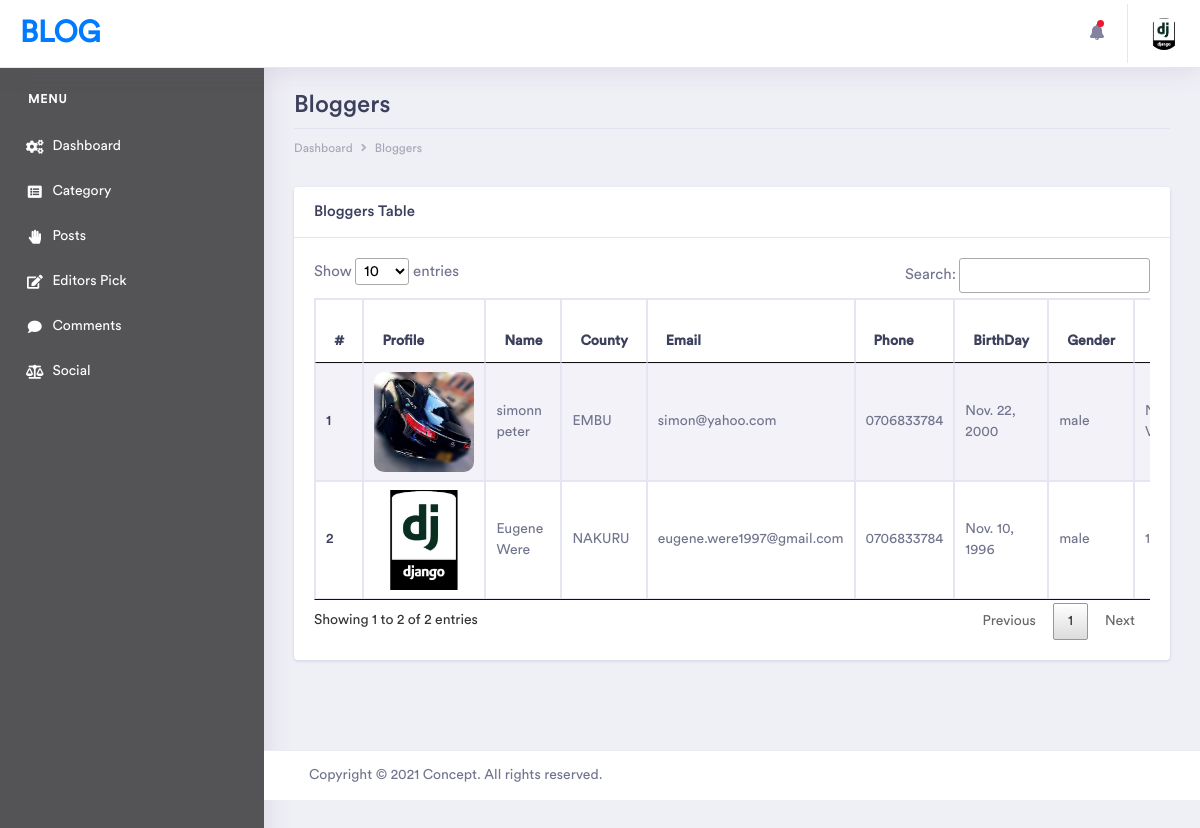
Before: /brianadmin/bloggers/ (signed in) with the older database file.
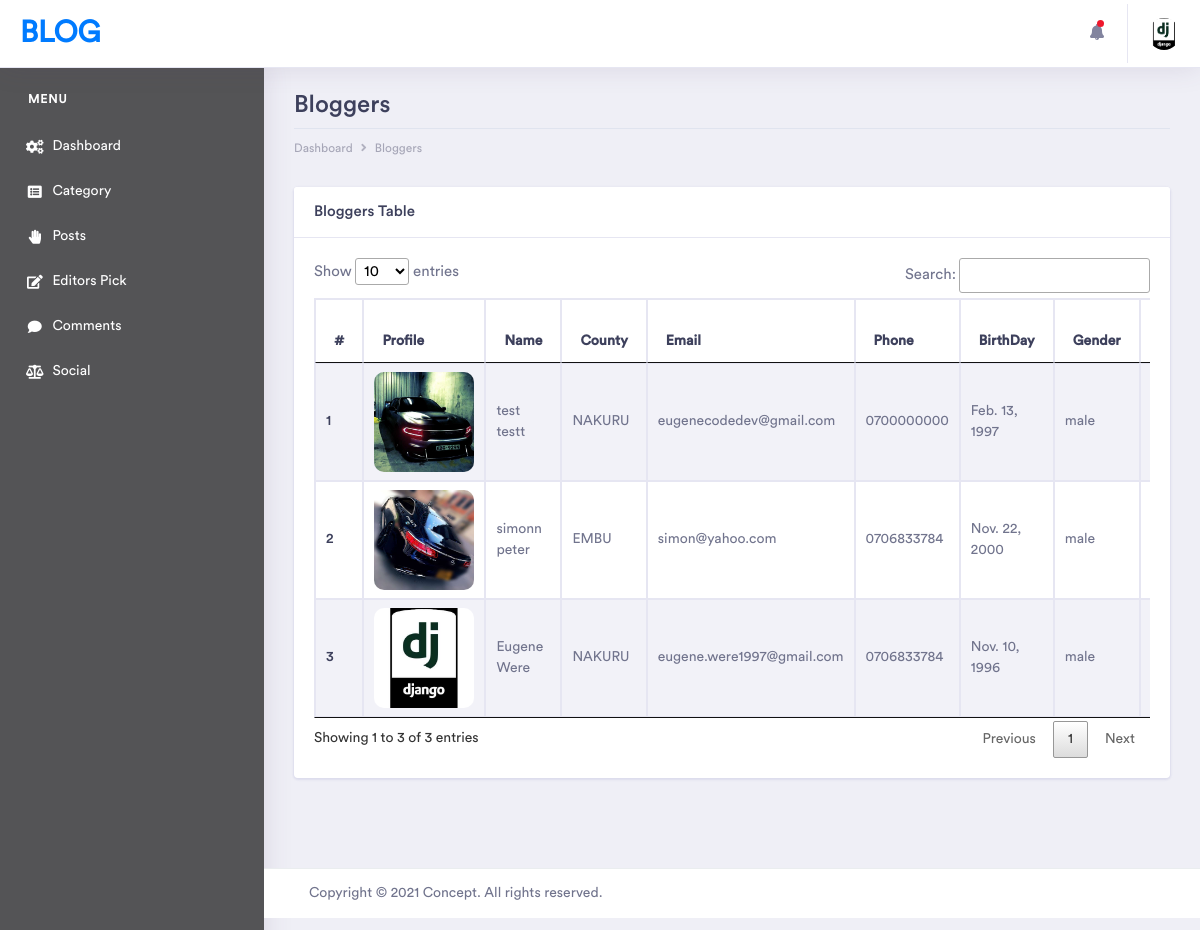
After: the same page with the newer database file.
### blogbackapp/models.py (models this page shows, shortened)
class Blogger(get_user_model()):
    profile_image = models.ImageField(max_length=200, upload_to='bloggers-images', null=True, blank=True)
    county = models.ForeignKey(County, on_delete=models.SET_NULL, null=True)
    gender = models.CharField(max_length=100, null=True, blank=True)
    GROUP_STATUS = {
        ('BLOGGER', 'Blogger'),
        ('VIEWER', 'Viewer'),
    }
    group_status = models.CharField(choices=GROUP_STATUS, default='VIEWER', max_length=200, null=True, blank=True)
    ACTIVE_STATUS = {
        ('ACTIVATE', 'Activate'),
        ('DEACTIVATE', 'Deactivate'),
    }
    is_user_active = models.CharField(choices=ACTIVE_STATUS, default='ACTIVATE', max_length=200, null=True, blank=True)
    phone_number = models.CharField(max_length=20, null=True, blank=True)
    date_of_birth = models.DateField(default=datetime.datetime.now)
    created_at = models.DateTimeField(auto_now_add=True)
    updated_at = models.DateTimeField(auto_now=True)
    biography = models.TextField()
    class Meta:
        verbose_name = 'Blogger'
        verbose_name_plural = 'Bloggers'
    @property
    def postcount(self):
        return Post.objects.filter(blogger_id=self.id, post_verify='ACTIVE').count()

class County(models.Model):
    county_number = models.IntegerField(null=False, blank=False)
    county = models.CharField(max_length=200, null=False, blank=False)
    created_at = models.DateTimeField(auto_now_add=True)
    updated_at = models.DateTimeField(auto_now=True)

### blogbackapp/views.py (the view)
# urls.py: path('bloggers/', views.bloggers, name='bloggers'),
@login_required
def bloggers(request):
    context = {
        'bloggers': Blogger.objects.order_by("-created_at").all()
    }
    return render(request, 'back/bloggers.html', context)

### blogfrontapp/templatetags/templatetag.py (called while the page is built)
@register.filter("getbloggerComments")
def getbloggerComments(request):
    blogger = Blogger.objects.filter(user_ptr_id=request.user.id).first()
    return Comment.objects.filter(blogger=blogger).order_by('-created_at')

@register.filter("getbloggerimage")
def getbloggerimage(request):
    blogerr_img = Blogger.objects.filter(user_ptr_id=request.user.id).first()
    return blogerr_img.profile_image.url

### blogbackapp/templates/back/bloggers.html (shortened to what this page needs)
{% extends 'back/layout.html' %}
{% load static %}
{% load humanize %}
{% block content %}
    <div class="dashboard-wrapper">
            <div class="container-fluid dashboard-content">
                <div class="row">
                    <div class="col-xl-12 col-lg-12 col-md-12 col-sm-12 col-12">
                        <div class="page-header">
                            <h2 class="pageheader-title">Bloggers </h2>
                            <div class="page-breadcrumb">
                                <nav aria-label="breadcrumb">
                                    <ol class="breadcrumb">
                                        <li class="breadcrumb-item"><a href="{% url 'BLOGBACK:home' %}" class="breadcrumb-link">Dashboard</a></li>
                                        <li class="breadcrumb-item"><a href="#" class="breadcrumb-link">Bloggers</a></li>
                                    </ol>
                                </nav>
                            </div>
                        </div>
                    </div>
                </div>
                    <div class="row">
                        <div class="col-xl-12 col-lg-12 col-md-12 col-sm-12 col-12">
                           <div class="card">
                            <h5 class="card-header">Bloggers Table</h5>
                            <div class="card-body">
                                <div class="table-responsive">
                                    <table id="myTable" class="table table-striped table-bordered first">
                                        <thead>
                                            <tr>
                                                <th scope="col">#</th>
                                                <th scope="col">Profile</th>
                                                <th scope="col">Name</th>
                                                <th scope="col">County</th>
                                                <th scope="col">Email</th>
                                                <th scope="col">Phone</th>
                                                <th scope="col">BirthDay</th>
                                                <th scope="col">Gender</th>
                                                <th scope="col">PostCount</th>
                                            </tr>
                                        </thead>
                                        <tbody>
                                            {% for blogger in bloggers %}
                                            <tr>
                                                <th scope="row">{{forloop.counter}}</th>
                                                <td><img style="width: 100px; height: 100px; overflow: hidden; border-radius: 10px;" src="{{ blogger.profile_image.url }}" alt=""></td>
                                                <td>{{blogger.first_name}} {{blogger.last_name}}</td>
                                                <td>{{blogger.county.county }}</td>
                                                <td><a href="mailto:{{blogger.email }}">{{blogger.email }}</a></td>
                                                <td><a href="tel:{{blogger.phone_number }}">{{blogger.phone_number }}</a></td>
                                                <td>{{blogger.date_of_birth }}</td>
                                                <td>{{blogger.gender }}</td>
                                                <td>
                                                </td>
                                            </tr>
                                            {% endfor %}
                                        </tbody>
                                    </table>
                                </div>
                            </div>
                        </div>
                        </div>
                    </div>
            </div>
             <div class="footer">
                <div class="container-fluid">
                    <div class="row">
                        <div class="col-xl-12 col-lg-12 col-md-12 col-sm-12 col-12">
                             Copyright ©
                            <script>var c = new Date(); document.write(c.getFullYear())</script> Concept. All rights reserved.
                        </div>
                    </div>
                </div>
            </div>
        </div>
{% endblock content %}

### blogbackapp/templates/back/layout.html (shortened to what this page needs)
<!doctype html>
<html lang="en">
{% load static %}
{% load templatetag %}
{% load humanize %}
<head>
    <link rel="stylesheet" href="{% static 'back/assets/vendor/bootstrap/css/bootstrap.min.css' %}">
    <link href="{% static 'back/assets/vendor/fonts/circular-std/style.css' %}" rel="stylesheet">
    <link rel="stylesheet" href="{% static 'back/assets/libs/css/style.css' %}">
    <link rel="stylesheet" href="{% static 'back/assets/vendor/fonts/fontawesome/css/fontawesome-all.css' %}">
    <link rel="stylesheet" href="{% static 'back/assets/vendor/charts/chartist-bundle/chartist.css' %}">
    <link rel="stylesheet" href="{% static 'back/assets/vendor/charts/morris-bundle/morris.css' %}">
    <link rel="stylesheet" href="{% static 'back/assets/vendor/fonts/material-design-iconic-font/css/materialdesignicons.min.css' %}">
    <link rel="stylesheet" href="{% static 'back/assets/vendor/charts/c3charts/c3.css' %}">
    <link rel="stylesheet" href="{% static 'back/assets/vendor/fonts/flag-icon-css/flag-icon.min.css' %}">
    <link rel="stylesheet" href="{% static 'back/dtables.css' %}">
    <link rel="stylesheet" href="{% static 'back/assets/vendor/bootstrap-select/css/bootstrap-select.css' %}">
    <link rel="stylesheet" href="{% static 'back/assets/vendor/select2/css/select2.css' %}">
</head>
<body>
    <div class="dashboard-main-wrapper">
        <div class="dashboard-header">
            <nav class="navbar navbar-expand-lg bg-white fixed-top">
                <a class="navbar-brand" href="index.html">Blog</a>
                <div class="collapse navbar-collapse " id="navbarSupportedContent">
                    <ul class="navbar-nav ml-auto navbar-right-top">
                        <li class="nav-item dropdown notification">
                            <a class="nav-link nav-icons" href="#" id="navbarDropdownMenuLink1" data-toggle="dropdown" aria-haspopup="true" aria-expanded="false"><i class="fas fa-fw fa-bell"></i> <span class="indicator"></span></a>
                        </li>
                        <li class="nav-item dropdown nav-user">
                            <a class="nav-link nav-user-img" href="#" id="navbarDropdownMenuLink2" data-toggle="dropdown" aria-haspopup="true" aria-expanded="false">
                                {% if request.user.is_superuser %}
                                    <img src="../../../static/back/assets/images/avatar-1.jpg" alt="" class="user-avatar-md rounded-circle">
                                {% else %}
                                    <img src="{{ request|getbloggerimage }}" alt="" class="user-avatar-md rounded-circle">
                                {% endif %}
                            </a>
                        </li>
                    </ul>
                </div>
            </nav>
        </div>
        <div class="nav-left-sidebar sidebar-dark">
            <div class="menu-list">
                <nav class="navbar navbar-expand-lg navbar-light">
                    <div class="collapse navbar-collapse" id="navbarNav">
                        <ul class="navbar-nav flex-column">
                            <li class="nav-divider">
                                Menu
                            </li>
                            <li class="nav-item ">
                                <a class="nav-link " href="{% url 'BLOGBACK:home' %}" ><i class="fa fa-fw fa-cogs"></i>Dashboard <span class="badge badge-success">6</span></a>
                            </li>
                                <li class="nav-item">
                                    <a class="nav-link" href="{% url 'BLOGBACK:category' %}" ><i class="fa fa-fw fa-list-alt"></i>Category</a>
                                </li>
                            <li class="nav-item">
                                <a class="nav-link" href="{% url 'BLOGBACK:posts' %}" ><i class="fas fa-fw fa-hand-paper"></i>Posts</a>
                            </li>
                            <li class="nav-item">
                                    <a class="nav-link" href="{% url 'BLOGBACK:edutorial_pick' %}" ><i class="fas fa-fw fa-edit"></i>Editors Pick</a>
                                </li>
                            <li class="nav-item">
                                <a class="nav-link" href="{% url 'BLOGBACK:comments' %}" ><i class="fas fa-fw fa-comment"></i>Comments</a>
                            </li>
                            <li class="nav-item">
                                <a class="nav-link" href="{% url 'BLOGBACK:social' %}" ><i class="fa fa-fw fa-balance-scale"></i>Social</a>
                            </li>
                        </ul>
                    </div>
                </nav>
            </div>
        </div>
        {% block content %}
        {% endblock content %}
    </div>
    {% load sweetify %}
</body>
</html>

### static/back/dtables.css (style rules this page uses)
table.dataTable { width:100%;margin:0 auto;clear:both;border-collapse:separate;border-spacing:0 }
table.dataTable thead th,table.dataTable tfoot th { font-weight:bold }
table.dataTable thead th,table.dataTable thead td { padding:10px 18px;border-bottom:1px solid #111 }
table.dataTable thead .sorting,table.dataTable thead .sorting_asc,table.dataTable thead .sorting_desc,table.dataTable thead .sorting_asc_disabled,table.dataTable thead .sorting_desc_disabled { cursor:pointer;*cursor:hand;background-repeat:no-repeat;background-position:center right }
table.dataTable thead .sorting { background-image:url("../images/sort_both.png") }
table.dataTable thead .sorting_asc { background-image:url("../images/sort_asc.png") }
table.dataTable tbody tr { background-color:#ffffff }
table.dataTable tbody th,table.dataTable tbody td { padding:8px 10px }
table.dataTable.no-footer { border-bottom:1px solid #111 }
table.dataTable,table.dataTable th,table.dataTable td { box-sizing:content-box }

Changed rows visible on the page:
added Blogger: profile_image (picture), first_name "test", last_name "testt", county.county "NAKURU", email "eugenecodedev@gmail.com", phone_number "0700000000", date_of_birth "Feb. 13, 1997", gender "male"
Other visible differences:
text written by a page script: "Show entries Search: Showing 1 to 2 of 2 entries Previous 1 Next" → "Show entries Search: Showing 1 to 3 of 3 entries Previous 1 Next"
